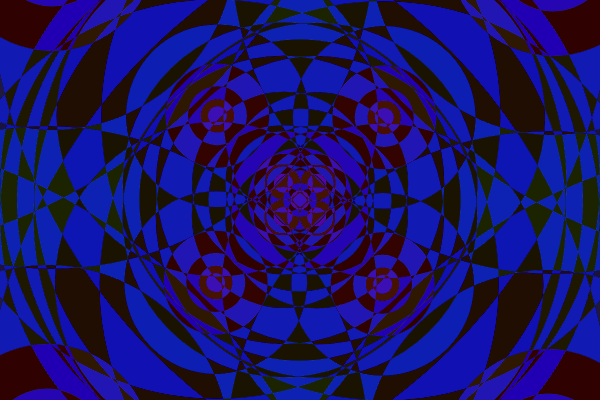
Frame 1 (no input)
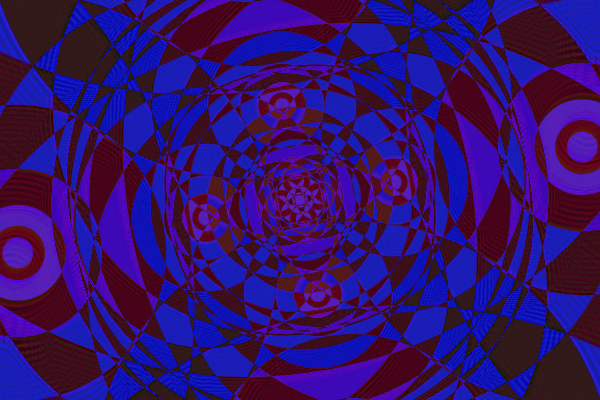
Frame 60 (no input)
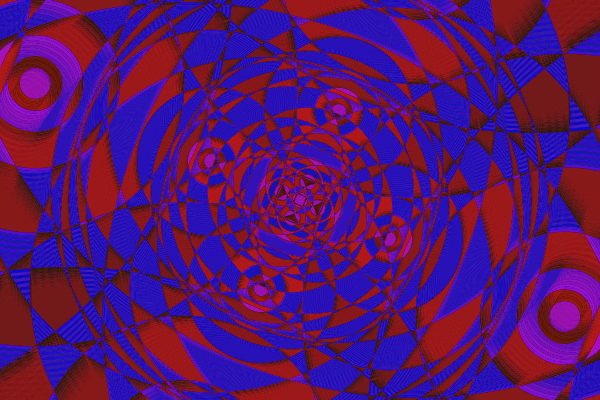
Frame 120 (the mouse pressed at the canvas centre since frame 60)

The p5.js sketch that drew these frames (run headless with seeded random() and noise() and a simulated clock; from frame 60 on, the mouse is pressed at the canvas centre):

// p5.js sketch
// ── sketch.js
let count = 0;
let rotationSlider;
let pulsingSlider;
let diameterSlider;

function setup() {
  createCanvas(600, 400);
  colorMode(HSB);
  background(0, 0, 100);
  noFill();
  stroke(0, 0, 100);

  rotationSlider = createSlider(0, 0.05, 0.01, 0.001);
  rotationSlider.position(10, height + 10);

  colorSlider = createSlider(0, 1.25, 0.1, 0.001);
  colorSlider.position(10, height + 35);

  diameterSlider = createSlider(10, 600, 450); 
  diameterSlider.position(10, height + 60);

  translateSlider = createSlider(0, 900, 900); 
  translateSlider.position(10, height + 85);

}

function draw() {
  background(0, 0, 100, 0.06);

  count = 0;

  push();
  translate(width / 2, height / 2);
  scale(noise(frameCount * 0.01) + 1); 
  
  rotate(frameCount * rotationSlider.value());

  
  translate(-translateSlider.value(), 0); 

  
  for (let i = 0; i < 8; i++) {
    drawCircles(0, 0, diameterSlider.value());
    rotate(PI / 2);
  }

  pop();
}


// ── drawCircle.js
function drawCircles(x, y, diameter) {
    count++;
    blendMode(DIFFERENCE);
    let hue = (map(count + frameCount * colorSlider.value(), 0, 100, 10, 360)) % 360;
    let brightness = map(x, -150, 150, 65, 100)
    let saturation = map(y, -150, 150, 70, 100)
    fill(hue, saturation, brightness);
    noStroke();
  
    if (count % 2 === 0) {
      ellipse(x, y, diameter);
      
      ellipse(x - 10, y - 10, diameter);
      ellipse(x + 10, y + 10, diameter);
      ellipse(x + 10, y - 10, diameter);
      ellipse(x - 10, y + 10, diameter);

      ellipse(x + 150, y + 150, diameter * 2);
      ellipse(x + 150, y - 150, diameter * 2);
    

      ellipse(x + 50, y + 50, diameter);
      ellipse(x + 50, y - 50, diameter);

      push();
      translate(x + 900, y)
      ellipse(0, 0, diameter);
        
      ellipse(x - 10, y - 10, diameter);
      ellipse(x + 10, y + 10, diameter);
      ellipse(x + 10, y - 10, diameter);
      ellipse(x - 10, y + 10, diameter);

      ellipse(x - 50, y + 50, diameter);
      ellipse(x - 50, y - 50, diameter);
      ellipse(x + 50, y + 50, diameter);
      ellipse(x +50, y - 50, diameter);

      ellipse(x - 150, y + 150, diameter * 2);
      ellipse(x - 150, y - 150, diameter * 2);
      ellipse(x + 150, y + 150, diameter * 2);
      ellipse(x + 150, y - 150, diameter * 2);

      ellipse(x - 300, y + 300, diameter * 2);
      ellipse(x - 300, y - 300, diameter * 2);
      ellipse(x + 300, y + 300, diameter * 2);
      ellipse(x + 300, y - 300, diameter * 2);


      pop();

    } else {
        rect(x, y, diameter, diameter);
        rect(x - 10 , y + 10, diameter, diameter);
        rect(x + 10 , y - 10, diameter, diameter);

        rect(-x, y, diameter, diameter);
        rect(x + 10 , y + 10, diameter, diameter);
        rect(x - 10 , y - 10, diameter, diameter);
    
    
    }
  
    if (diameter > 10) {
      drawCircles(x, y, diameter / map(sin(diameterSlider.value()), -1, 1, 1.2, 2));
    }
  }
